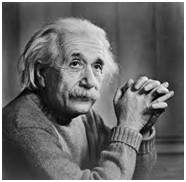
%> input picture assignment3/einstein.jpg, 186 x 182 px
$ octave ass11.m   (GNU Octave 9; MATLAB toolbox functions it lacks are replaced by stand-ins)
%> lines starting %> are read from the running program, lines starting %| are printed output that depends on the picture
%Mean value of two images
im1=imread("einstein.jpg");
%> im1 is the input picture: size 182x186x3 uint8; min 0, max 255, mean 104.6
im1=rgb2gray(im1);
%> im1: size 182x186 uint8
im1=im2double(im1);
%> im1: size 182x186 double
im2=imread("cameraman.tif");
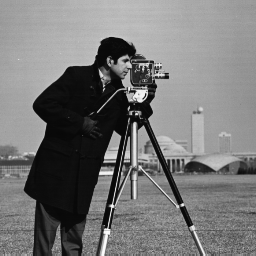
%> input picture assignment1/cameraman.tif, 256 x 256 px
%> im2 is the input picture: size 256x256 uint8; min 7, max 253, mean 118.7
im2=im2double(im2);
%> im2: size 256x256 double
im1=imresize(im1,size(im2));
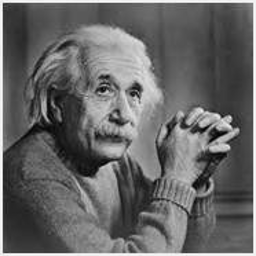
%> im1: size 256x256 double; min -0.0296, max 1.06, mean 0.41; drawn with min black and max white
r=size(im1,1);
%> r = 256
c=size(im1,2);
%> c = 256
new_img=zeros(size(im1));
for i=1:r
    for j=1:c
        new_img(i,j)=(im1(i,j)+im2(i,j))/2;
    end
end
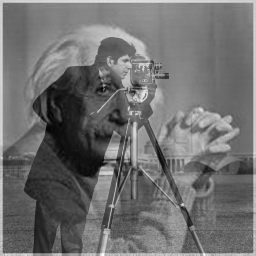
%> new_img: size 256x256 double; min 0.0126, max 0.999, mean 0.438
subplot(131)
imshow(im1);
title("Image1");
subplot(132)
imshow(im2);
title("Image2");
subplot(133)
imshow(new_img);
title("Final Image");
